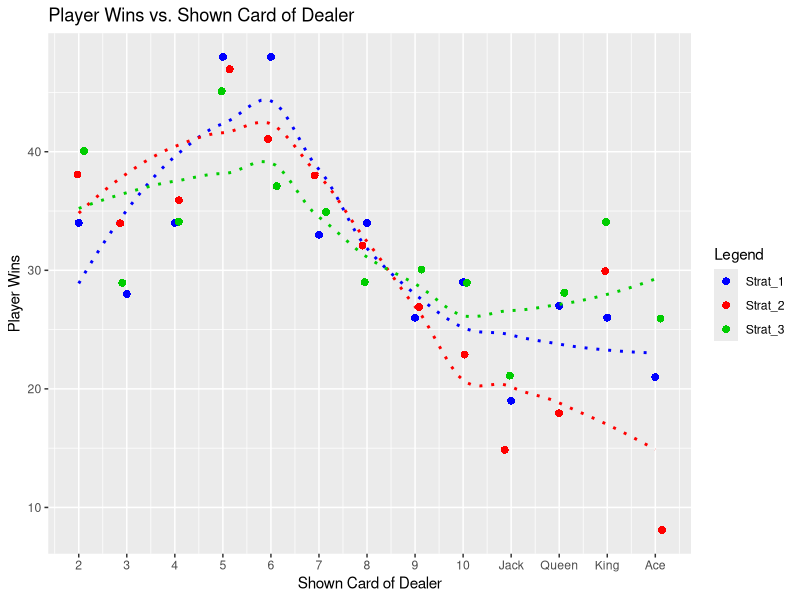

Write R code to recreate this figure.
## ---- chunk 1
knitr::opts_chunk$set(echo = TRUE)
## ---- chunk 2
face <- c('Ace', 2, 3, 4, 5, 6, 7, 8, 9, 10, 'Jack', 'Queen', 'King')
deck <- rep(face, 4)

games<-1000

library(tidyr)
library(dplyr)
library(knitr)
## ---- chunk 3
Ace_Check <- function(df) {
  
  df_Tot <- df %>% group_by(Game) %>% summarise(Total=sum(as.numeric(Value)))
  
  for (y in (1:games)) {
    if (df_Tot$Total[y] > 21) {
      df_game <- df %>% filter(Game == y)
      for (x in (1:6)) {
        df_game$Value[x] <- ifelse(grepl('Ace',df_game$Card_Type[x]) == TRUE &
                                     sum(as.numeric(df_game$Value)) > 21, 1,
                                   df_game$Value[x])
      }
      df_game <- df_game %>% select(Game, Card, Value)
      colnames(df_game) <- c('Game','Card','New_Value')
      
      df <- df %>% full_join(df_game, by = c('Game','Card'))
      df <- df %>% mutate(Value = ifelse(is.na(New_Value) == TRUE, Value, New_Value))
      df <- df %>% select(Game,Card,Card_Type,Value)
    }
  }
  df
}
## ---- chunk 4
Winners <- function(P_Total,D_Total) {
  Compare <- as.data.frame(P_Total)
  Compare$Dealer_Total <- D_Total$Total
  colnames(Compare) <- c('Game','Player_Total','Dealer_Total')

  Compare$Winner <- ifelse(Compare$Player_Total > 21, 'Dealer', 'Player')
  Compare$Winner[Compare$Winner == 'Player' & Compare$Player_Total < Compare$Dealer_Total] <- 'Dealer'
  Compare$Winner[Compare$Player_Total < 22 & Compare$Dealer_Total > 21] <- 'Player'
  Compare$Winner[Compare$Player_Total == Compare$Dealer_Total & Compare$Player_Total < 22 &
                   Compare$Dealer_Total < 22] <- 'Tie'

  Compare$Player_Wins <- ifelse(Compare$Winner == 'Player', 1, 0)
  Compare$Ties <- ifelse(Compare$Winner == 'Tie', 1, 0)
  Compare
}
## ---- chunk 5
dealer <- data.frame(C1 = sample(deck,games,replace = TRUE), 
                     C2 = sample(deck,games,replace = TRUE),
                     C3 = 0,
                     C4 = 0,
                     C5 = 0,
                     C6 = 0)

dealer$Game<-1:games

dealer <- dealer %>% gather(key = 'Card', value = 'Card_Type', -Game) %>%
  arrange(Game)

dealer$Value <- dealer$Card_Type

dealer <- dealer %>%
  mutate(Value=ifelse(grepl('Jack',Card_Type) == TRUE | 
                        grepl('Queen',Card_Type) == TRUE | 
                        grepl('King',Card_Type) == TRUE,
                      10,Value))

dealer$Value[grepl('Ace',dealer$Card_Type) == TRUE] <- 11

dealer <- Ace_Check(dealer)

kable(head(dealer))

dealer_Total <- dealer %>% group_by(Game) %>% summarise(Total=sum(as.numeric(Value)))

kable(head(dealer_Total))
## ---- chunk 6
df<-data.frame(C1 = sample(deck,games,replace = TRUE), 
               C2 = sample(deck,games,replace = TRUE),
               C3 = 0,
               C4 = 0,
               C5 = 0,
               C6 = 0)

df$Game<-1:games

df <- df %>% gather(key = 'Card', value = 'Card_Type', -Game) %>%
  arrange(Game)

df$Value <- df$Card_Type

df <- df %>% 
  mutate(Value=ifelse(grepl('Jack',Card_Type) == TRUE |
                        grepl('Queen',Card_Type) == TRUE |
                        grepl('King',Card_Type) == TRUE,
                      10,Value))

df$Value[grepl('Ace',df$Card_Type) == TRUE] <- 11

df <- Ace_Check(df)

kable(head(df))

df_Total <- df %>% group_by(Game) %>% summarise(Total=sum(as.numeric(Value)))

kable(head(df_Total))
## ---- chunk 7
hit <- function(df,cards,data_Total,hit_until) {
  df_hit <- df %>% filter(Card == cards)
  
  df_hit$Totals <- data_Total$Total
  
  df_hit <- df_hit %>% mutate(Card_Hit=ifelse(Totals < hit_until,sample(deck,games,replace = TRUE),Card_Type))
  df_hit <- df_hit %>% select(Game, Card, Card_Hit)
  df <- df %>% full_join(df_hit, by = c('Game','Card'))
  
  df$Card_Hit[is.na(df$Card_Hit)] <- 0
  
  df <- df %>% mutate(Card_Type=ifelse(Card_Type == 0, Card_Hit,Card_Type)) %>% 
    mutate(Value=ifelse(Value == 0, Card_Hit,Value)) %>% 
    mutate(Value=ifelse(grepl('Jack',Card_Hit) == TRUE | 
                          grepl('Queen',Card_Hit) == TRUE | 
                          grepl('King',Card_Hit) == TRUE, 10,Value)) %>% 
    select(Game,Card,Card_Type,Value)
  
  df$Value[grepl('Ace',df$Value) == TRUE] <- 11
  
  df <- Ace_Check(df)
  
  df
}
## ---- chunk 8
hit_numbers <- c('C3','C4','C5','C6')

dealer_Total_1 <- dealer_Total
dealer_hit <- dealer

for (i in hit_numbers) {
  if (any(dealer_Total_1$Total<17)) {
    dealer_hit <- hit(dealer_hit,i,dealer_Total_1,17)
    dealer_Total_1 <- dealer_hit %>% group_by(Game) %>% summarise(Total=sum(as.numeric(Value)))
  } else {
    break
  }
}


kable(head(dealer_hit))
kable(head(dealer_Total_1))
## ---- chunk 9
df_Total_1 <- df_Total
player_hit <- df

for (i in hit_numbers) {
  if (any(df_Total_1$Total<15)) {
    player_hit <- hit(player_hit,i,df_Total_1,15)
    df_Total_1 <- player_hit %>% group_by(Game) %>% summarise(Total=sum(as.numeric(Value)))
  } else {
    break
  }
}

kable(head(player_hit))
## ---- chunk 10
Results <- Winners(df_Total_1,dealer_Total_1)
kable(head(Results))
mean_player <- mean(Results$Player_Wins)*100
mean_tie <- mean(Results$Ties)*100
## ---- chunk 11
hits <- function(df,cards,data_Total) {
  df_hit <- df %>% filter(Card == cards)
  
  df_hit$Totals <- data_Total$Total
  df_hit$Card_Hit <- 0
  
  for (r in (1:games)) {
    df_hit$Card_Hit[r] <- ifelse(df_hit$Totals[r] < (as.numeric(shown_card$Value[r]) + 
                                                       10),sample(deck,games,replace = 
                                                                  TRUE),df_hit$Card_Type[r])
  }

  df_hit <- df_hit %>% select(Game, Card, Card_Hit)
  df <- df %>% full_join(df_hit, by = c('Game','Card'))
  
  df$Card_Hit[is.na(df$Card_Hit)] <- 0
  
  df <- df %>% mutate(Card_Type=ifelse(Card_Type == 0, Card_Hit,Card_Type)) %>% 
    mutate(Value=ifelse(Value == 0, Card_Hit,Value)) %>% 
    mutate(Value=ifelse(grepl('Jack',Card_Hit) == TRUE | 
                          grepl('Queen',Card_Hit) == TRUE | 
                          grepl('King',Card_Hit) == TRUE, 10,Value)) %>% 
    select(Game,Card,Card_Type,Value)
  
  df$Value[grepl('Ace',df$Value) == TRUE] <- 11
  
  df <- Ace_Check(df)
  
  df
}
## ---- chunk 12
shown_card <- dealer %>% filter(Card == 'C1')
kable(head(shown_card))
## ---- chunk 13
df_Total_2 <- df_Total
player_hit_shown <- df

for (i in hit_numbers) {
  player_hit_shown <- hits(player_hit_shown,i,df_Total_2)
  df_Total_2 <- player_hit_shown %>% group_by(Game) %>%
    summarise(Total=sum(as.numeric(Value)))
}

kable(head(player_hit_shown))
## ---- chunk 14
Results_2 <- Winners(df_Total_2,dealer_Total_1)
kable(head(Results_2))
mean_player_2 <- mean(Results_2$Player_Wins)*100
mean_tie_2 <- mean(Results_2$Ties)*100
## ---- chunk 15
hitss <- function(df,cards,data_Total,hit_until) {
  df_hit <- df %>% filter(Card == cards)
  
  df_hit$Totals <- data_Total$Total
  df_hit$Card_Hit <- 0
  
  for (r in (1:games)) {
    if (as.numeric(shown_card$Value[r]) > 6) {
      df_hit$Card_Hit[r] <- ifelse(df_hit$Totals[r] < 18,sample(deck,games,replace =
                                                                  TRUE),df_hit$Card_Type[r])
    }
    if (as.numeric(shown_card$Value[r]) < 7) {
      df_hit$Card_Hit[r] <- ifelse(df_hit$Totals[r] < hit_until,sample(deck,games,replace = 
                                                                  TRUE),df_hit$Card_Type[r])
    }
  }
  
  df_hit <- df_hit %>% select(Game, Card, Card_Hit)
  df <- df %>% full_join(df_hit, by = c('Game','Card'))
  
  df$Card_Hit[is.na(df$Card_Hit)] <- 0
  
  df <- df %>% mutate(Card_Type=ifelse(Card_Type == 0, Card_Hit,Card_Type)) %>% 
    mutate(Value=ifelse(Value == 0, Card_Hit,Value)) %>% 
    mutate(Value=ifelse(grepl('Jack',Card_Hit) == TRUE | 
                          grepl('Queen',Card_Hit) == TRUE | 
                          grepl('King',Card_Hit) == TRUE, 10,Value)) %>% 
    select(Game,Card,Card_Type,Value)
  
  df$Value[grepl('Ace',df$Value) == TRUE] <- 11
  
  df <- Ace_Check(df)
  
  df
}
## ---- chunk 16
df_Total_3 <- df_Total
player_hit_shown_2 <- df

for (i in hit_numbers) {
  player_hit_shown_2 <- hitss(player_hit_shown_2,i,df_Total_3,14)
  df_Total_3 <- player_hit_shown_2 %>% group_by(Game) %>% summarise(Total=sum(as.numeric(Value)))
}

kable(head(player_hit_shown_2))
## ---- chunk 17
Results_3 <- Winners(df_Total_3,dealer_Total_1)
kable(head(Results_3))
mean_player_3 <- mean(Results_3$Player_Wins)*100
mean_tie_3 <- mean(Results_3$Ties)*100
## ---- chunk 18
shown_card$Strat_1 <- Results$Player_Wins
shown_card$Strat_2 <- Results_2$Player_Wins
shown_card$Strat_3 <- Results_3$Player_Wins

face_Total_1 <- shown_card %>% group_by(Card_Type) %>% summarise(Strat_1=sum(as.numeric(Strat_1)))
face_Total_2 <- shown_card %>% group_by(Card_Type) %>% summarise(Strat_2=sum(as.numeric(Strat_2)))
face_Total_3 <- shown_card %>% group_by(Card_Type) %>% summarise(Strat_3=sum(as.numeric(Strat_3)))

face_Total <- as.data.frame(face_Total_1)
face_Total$Card_Type <- ifelse(grepl('Jack',face_Total$Card_Type) == TRUE, 11,face_Total$Card_Type)
face_Total$Card_Type <- ifelse(grepl('Queen',face_Total$Card_Type) == TRUE, 12,face_Total$Card_Type)
face_Total$Card_Type <- ifelse(grepl('King',face_Total$Card_Type) == TRUE, 13,face_Total$Card_Type)
face_Total$Card_Type <- ifelse(grepl('Ace',face_Total$Card_Type) == TRUE, 14,face_Total$Card_Type)
face_Total$Card_Type <- as.numeric(face_Total$Card_Type)

face_Total$Strat_1 <- as.numeric(face_Total$Strat_1)
face_Total$Strat_2 <- as.numeric(face_Total_2$Strat_2)
face_Total$Strat_3 <- as.numeric(face_Total_3$Strat_3)
kable(head(face_Total))
## ---- chunk 19
library(ggplot2)

Top_Scatter <- ggplot(face_Total, aes(x = Card_Type)) + 
  geom_point(aes(y = Strat_1, color = "Strat_1"), shape = 16, size = 2, stroke = 1) + 
  geom_smooth(aes(y = Strat_1), se=FALSE, colour = 'blue', linewidth = 1, linetype = 3) +
  geom_point(aes(y = Strat_2, color="Strat_2"), position=position_jitter(h=0.15,w=0.15), shape = 16, size = 2, stroke = 1) + 
  geom_smooth(aes(y = Strat_2), se=FALSE, colour = 'red', linewidth = 1, linetype = 3) + 
  geom_point(aes(y = Strat_3, color="Strat_3"), position=position_jitter(h=0.15,w=0.15), shape = 16, size = 2, stroke = 1) + 
  geom_smooth(aes(y = Strat_3), se=FALSE, colour = 'green3', linewidth = 1, linetype = 3) +
  scale_x_continuous(breaks = c(2:14), labels = c(2, 3, 4, 5, 6, 7, 8, 9, 10, 'Jack', 'Queen', 'King', 'Ace')) +
  labs(x = "Shown Card of Dealer", y = "Player Wins", title = "Player Wins vs. Shown Card of Dealer", color = "Legend") +
  scale_color_manual(name='Legend',
                     breaks=c("Strat_1", "Strat_2", "Strat_3"),
                     values=c("Strat_1"='blue', "Strat_2"='red', "Strat_3"='green3'))
Top_Scatter
